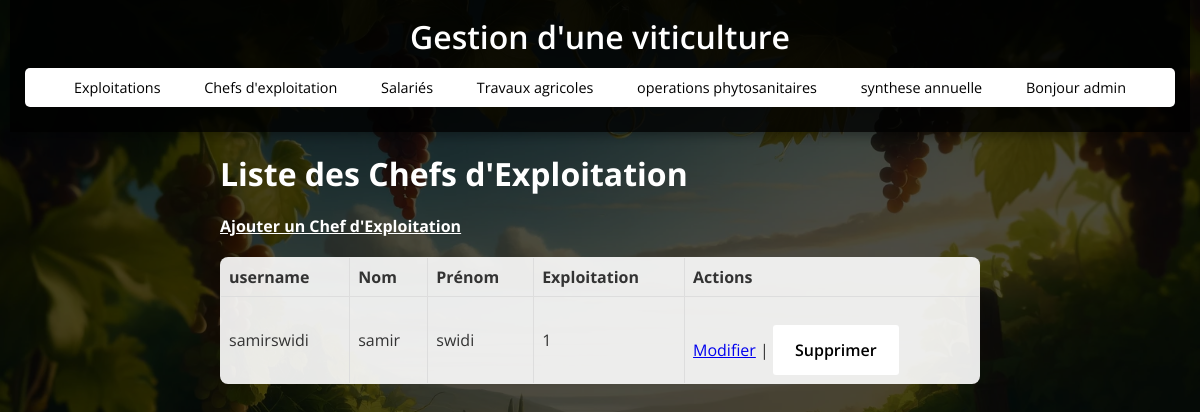
/chefs_exploitation (signed in), run on an earlier commit of the app's database.
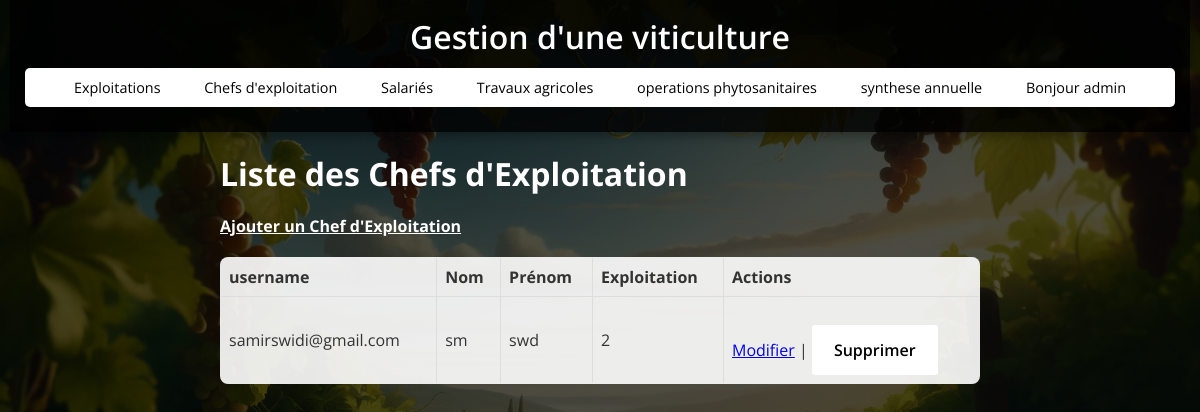
And on a later commit of the database.
### tables this page shows
CREATE TABLE chefs_exploitation (
                    id_chef INTEGER PRIMARY KEY,
                    username_chef TEXT ,
                    nom_chef TEXT,
                    prenom_chef TEXT,
                    password_chef TEXT,
                    id_exploitation INTEGER,
                    FOREIGN KEY(id_exploitation) REFERENCES exploitations(id_exploitation)
                );

### app.py (the view)
@app.route('/chefs_exploitation')
def chefs_exploitation():
    if 'user_id' not in session:
        return redirect(url_for('login'))
    conn = get_db_connection()
    chefs = conn.execute('SELECT * FROM chefs_exploitation').fetchall()
    conn.close()
    return render_template('chefs_exploitation.html', chefs=chefs)

### app.py (called while the page is built)
def get_db_connection():
    conn = sqlite3.connect(DB_NAME)
    conn.row_factory = sqlite3.Row  # Retourne les résultats sous forme de dictionnaire
    return conn

### templates/chefs_exploitation.html
{% extends 'base.html' %}
{% block content %}
    <h2>Liste des Chefs d'Exploitation</h2>
    <h4>
        <a href="{{ url_for('add_chef_exploitation') }}" style="color:white">Ajouter un Chef d'Exploitation</a>
    </h4>
    <table>
        <thead>
            <tr>
                <th>username</th>
                <th>Nom</th>
                <th>Prénom</th>
                <th>Exploitation</th>
                <th>Actions</th>
            </tr>
        </thead>
        <tbody>
            {% for chef in chefs %}
            <tr>
                <td>{{ chef.username_chef }}</td>
                <td>{{ chef.nom_chef }}</td>
                <td>{{ chef.prenom_chef }}</td>
                <td>{{ chef.id_exploitation }}</td>
                <td>
                    <a href="{{ url_for('edit_chef_exploitation', id=chef.id_chef) }}">Modifier</a> |
                    <form action="{{ url_for('delete_chef_exploitation', id=chef.id_chef) }}" method="POST" style="display:inline;">
                        <button class="button"  type="submit">Supprimer</button>
                    </form>
                </td>
            </tr>
            {% endfor %}
        </tbody>
    </table>
    <br>
{% endblock %}

What changed in the data, as far as the page shows it:
changed chefs_exploitation: username_chef "samirswidi" → "samirswidi@gmail.com"; nom_chef "samir" → "sm"; prenom_chef "swidi" → "swd"; id_exploitation "1" → "2"
